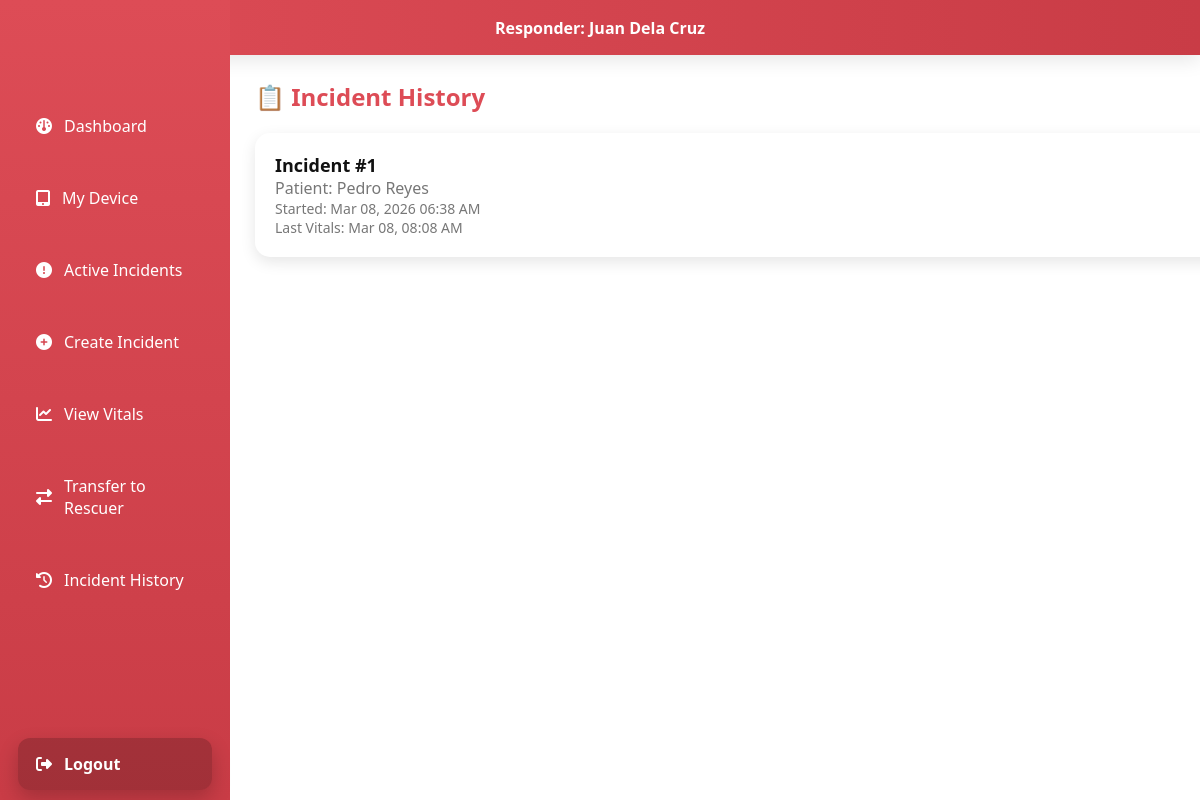
The app's page /roles/responder/incident_history.php (signed in) with its own data.
### tables this page shows
CREATE TABLE IF NOT EXISTS incident (
    incident_id INT PRIMARY KEY AUTO_INCREMENT,
    log_id INT NOT NULL,
    pat_id INT NOT NULL,
    resp_id INT NOT NULL,
    resc_id INT DEFAULT NULL,
    start_time TIMESTAMP NOT NULL DEFAULT CURRENT_TIMESTAMP,
    end_time TIMESTAMP NULL DEFAULT NULL,
    status ENUM('ongoing','transferred','completed') DEFAULT 'ongoing',
    FOREIGN KEY (log_id) REFERENCES device_log(log_id) ON UPDATE CASCADE,
    FOREIGN KEY (pat_id) REFERENCES patient(pat_id) ON UPDATE CASCADE,
    FOREIGN KEY (resp_id) REFERENCES responder(resp_id) ON UPDATE CASCADE,
    FOREIGN KEY (resc_id) REFERENCES rescuer(resc_id) ON DELETE SET NULL ON UPDATE CASCADE
);

CREATE TABLE IF NOT EXISTS patient (
    pat_id INT PRIMARY KEY AUTO_INCREMENT,
    pat_name VARCHAR(100) NOT NULL,
    birthdate DATE NOT NULL,
    contact_number VARCHAR(15) DEFAULT NULL,
    created_at TIMESTAMP DEFAULT CURRENT_TIMESTAMP
);

### roles/responder/incident_history.php (the view, shortened to what this page needs)
<?php
include("../../database/connection.php");
$responder_id = $_SESSION['responder_id'];
$stmt = $conn->prepare("
    SELECT i.incident_id, i.status, i.start_time, i.end_time, p.pat_name,
           (SELECT MAX(v.recorded_at) FROM vitalstat v WHERE v.incident_id = i.incident_id) as last_vital
    FROM incident i
    JOIN patient p ON i.pat_id = p.pat_id
    WHERE i.resp_id = ?
    ORDER BY i.start_time DESC
");
$stmt->bind_param("i", $responder_id);
$stmt->execute();
$incidents = $stmt->get_result();
?>
<!DOCTYPE html>
<html lang="en">
<head>
<link rel="stylesheet" href="../../assets/css/styles.css">
</head>
<body>
<header class="topbar">
Responder: <?php echo isset($_SESSION['responder_name']) ? $_SESSION['responder_name'] : 'Medical Monitoring'; ?>
</header>
<nav id="sidebar">
<a href="dashboard.php"><i class="fa fa-gauge"></i> Dashboard</a>
<a href="device.php"><i class="fa fa-tablet"></i> My Device</a>
<a href="active_incidents.php"><i class="fa fa-exclamation-circle"></i> Active Incidents</a>
<a href="create_incident.php"><i class="fa fa-plus-circle"></i> Create Incident</a>
<a href="patient_vitals.php"><i class="fa fa-line-chart"></i> View Vitals</a>
<a href="transfer_incident.php"><i class="fa fa-exchange"></i> Transfer to Rescuer</a>
<a href="incident_history.php"><i class="fa fa-history"></i> Incident History</a>
<a href="../../api/auth/logout.php"><i class="fa fa-sign-out"></i> Logout</a>
</nav>
<main class="container" style="display:block;overflow-y:auto;width:100%;">
<h2 style="color:#dd4c56;margin-bottom:20px;">📋 Incident History</h2>
<?php if($incidents->num_rows > 0): ?>
    <?php while($incident = $incidents->fetch_assoc()):
    ?>
    <div style="background:white;padding:20px;border-radius:15px;box-shadow:0 5px 15px rgba(0,0,0,0.1);width:100%;margin-bottom:15px;">
        <div style="display:flex;justify-content:space-between;align-items:center;">
            <div>
                <p style="font-size:18px;font-weight:bold;">Incident #<?php echo $incident['incident_id']; ?></p>
                <p style="color:#777;">Patient: <?php echo htmlspecialchars($incident['pat_name']); ?></p>
                <p style="color:#777;font-size:14px;">Started: <?php echo date('M d, Y h:i A', strtotime($incident['start_time'])); ?></p>
                <?php if($incident['last_vital']): ?>
                <p style="color:#777;font-size:14px;">Last Vitals: <?php echo date('M d, h:i A', strtotime($incident['last_vital'])); ?></p>
                <?php endif; ?>
            </div>
        </div>
    </div>
    <?php endwhile; ?>
<?php else: ?>
    <div style="background:white;padding:40px;border-radius:15px;box-shadow:0 5px 15px rgba(0,0,0,0.1);width:100%;text-align:center;">
        <p style="color:#777;font-size:18px;">No incident history</p>
    </div>
<?php endif; ?>
</main>
</body>
</html>

### assets/css/styles.css (style rules this page uses)
* { margin:0; padding:0; box-sizing:border-box; }
body { font-family:"Segoe UI", sans-serif; background:linear-gradient(135deg,#e3e9f2,#f6f8fc); color:#111; overflow-x:hidden; }
.topbar { position:fixed; top:0; left:0; width:100%; height:55px; display:flex; align-items:center; justify-content:center; background:linear-gradient(90deg,#dd4c56,#c93c46); color:white; font-weight:700; z-index:900; box-shadow:0 5px 20px rgba(0,0,0,.1); }
#sidebar { position:fixed; left:0; top:0; width:230px; height:100vh; padding-top:90px; background:linear-gradient(180deg,#dd4c56,#c93c46); display:flex; flex-direction:column; z-index:1000; }
#sidebar a { display:flex; align-items:center; gap:12px; color:white; text-decoration:none; padding:15px 18px; margin:10px 18px; border-radius:12px; transition:.3s; }
#sidebar a:last-child { margin-top:auto; background:rgba(0,0,0,.2); font-weight:600; box-shadow:0 8px 20px rgba(0,0,0,.2); }
.container { position:fixed; top:55px; left:230px; width:calc(100% - 230px); height:calc(100vh - 55px); display:flex; justify-content:center; align-items:center; padding:25px; }

### records on screen
incident: incident_id "1", pat.pat_name "Pedro Reyes", start_time "Mar 08, 2026 06:38 AM", last_vital "Mar 08, 08:08 AM"

### other values on screen
$_SESSION['responder_name'] "Juan Dela Cruz"
